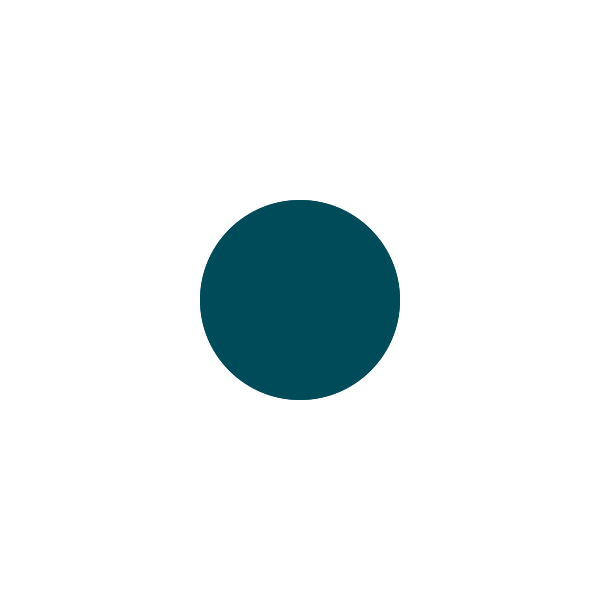
Frame 1 (no input)
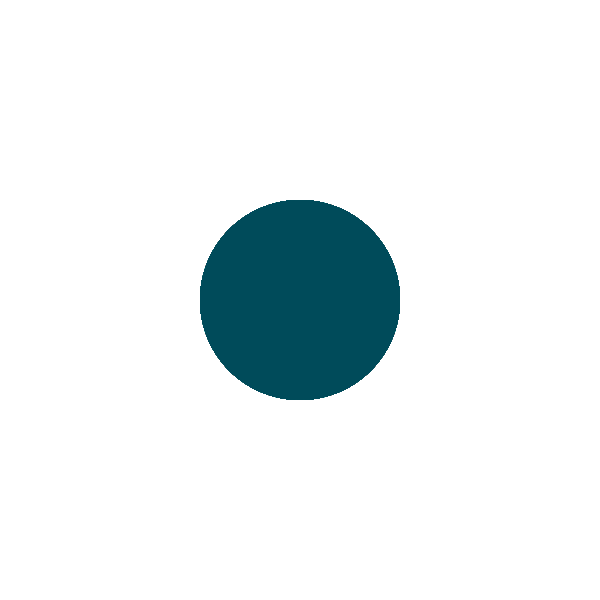
Frame 60 (the mouse pressed at the canvas centre just before this capture)
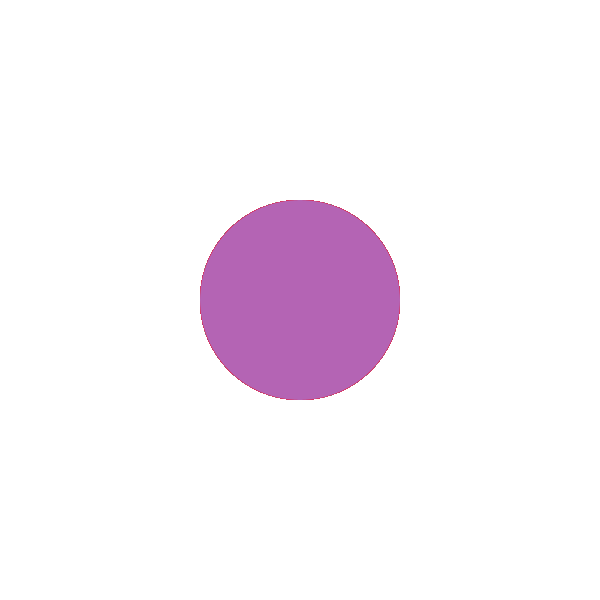
Frame 120 (the mouse held since frame 60 and released just before this capture)

The Processing sketch that drew these frames (run headless with seeded random() and noise(); from frame 60 on, the mouse is pressed at the canvas centre):

// Processing sketch: challenge01b
// ── challenge01b.pde
float circlex;
float circley;
float circler;

void setup(){

  size(600,600);
  background(255);
  
  circlex = width/2;
  circley = height/2;
  circler = 100;
 

}

void draw(){
  
  noStroke();
  
  if(dist(mouseX,mouseY, circlex,circley)< circler){
    fill(255,0,0);
  }else{
    fill(0,75,90);  
  }

  ellipse(circlex,circley, circler*2,circler*2);
  
  if(mousePressed){
    fill(180,100,180);
  }
  
  ellipse(circlex,circley, circler*2,circler*2);
  
  
}
